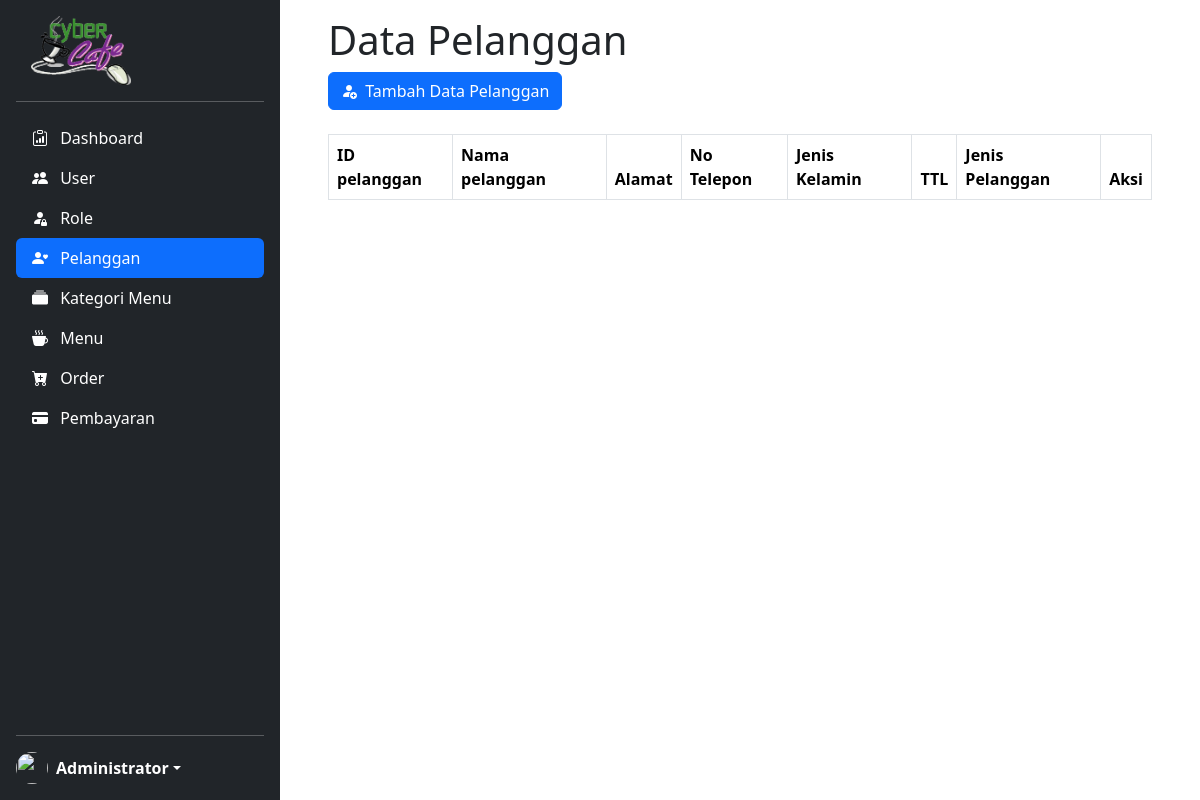
Before: /master-pelanggan.php (signed in) with the older database file.
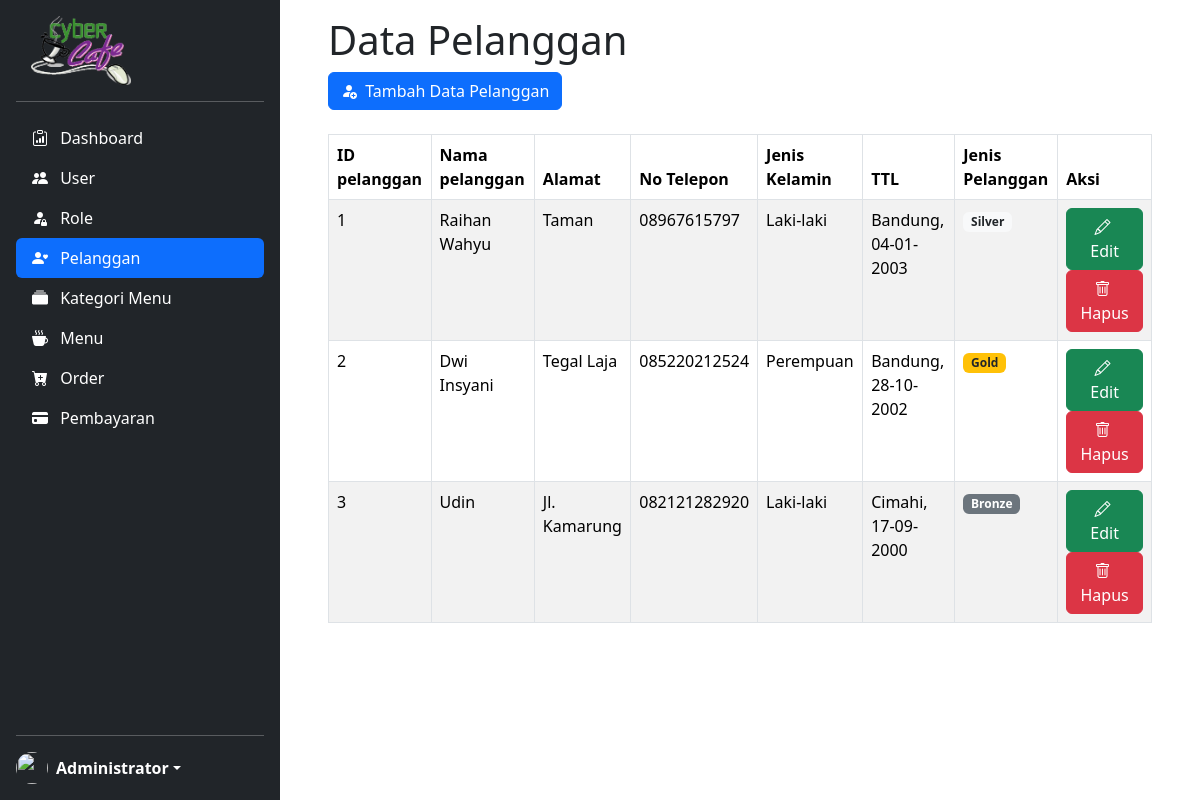
After: the same page with the newer database file.
### tables this page shows
CREATE TABLE `pelanggan` (
  `id_pelanggan` int(11) NOT NULL,
  `nama_pelanggan` varchar(30) NOT NULL,
  `alamat` text NOT NULL,
  `no_telepon` varchar(13) NOT NULL,
  `jenis_kelamin` enum('Laki-laki','Perempuan') NOT NULL,
  `tempat_lahir` varchar(20) NOT NULL,
  `tanggal_lahir` date NOT NULL,
  `jenis_pelanggan` enum('Gold','Silver','Bronze') NOT NULL
);

### master-pelanggan.php (the view, shortened to what this page needs)
<!DOCTYPE html>
<html>
<head>
    <?php
	include "header.php";
	?>
</head>
<body>
    <main id="fullpage">
        <?php
        include "sidebar.php";
        ?>
        <div class="container pt-3 me-0 pe-5 ps-5 scrollarea">
            <div class="row">
                <div class="col">
                    <h1>Data Pelanggan</h1>
                    <a href="tambah-pelanggan.php" class="btn btn-primary"><i class="bi-person-fill-add me-1"></i> Tambah Data Pelanggan</a><br>
                    <?php
                        $sql = "SELECT * FROM pelanggan";
                        $pelanggan = mysqli_query($conn, $sql);
                    ?>
                    <br>
                    <table class="table table-bordered table-striped table-hover" id="data-pelanggan">
                        <thead>
                            <tr>
                                <th>ID pelanggan</th>
                                <th>Nama pelanggan</th>
                                <th>Alamat</th>
                                <th>No Telepon</th>
                                <th>Jenis Kelamin</th>
                                <th>TTL</th>
                                <th>Jenis Pelanggan</th>
                                <th>Aksi</th>
                            </tr>
                        </thead>
                        <tbody>
                            <?php foreach ($pelanggan as $row) :
                            if($row["jenis_pelanggan"]=='Bronze') $p='secondary';
                            else if($row["jenis_pelanggan"]=='Silver') $p='light text-dark';
                            else if($row["jenis_pelanggan"]=='Gold') $p='warning text-dark';
                            $tgl_lahir = strtotime($row["tanggal_lahir"]);
                            ?>
                        <tr>
                            <td><?= $row["id_pelanggan"]; ?></td>
                            <td><?= $row["nama_pelanggan"]; ?></td>
                            <td><?= $row["alamat"]; ?></td>
                            <td><?= $row["no_telepon"]; ?></td>
                            <td><?= $row["jenis_kelamin"]; ?></td>
                            <td><?= $row["tempat_lahir"]; ?>, <?= date('d-m-Y',$tgl_lahir); ?></td>
                            <td><span class="badge bg-<?=$p?>"><?= $row["jenis_pelanggan"]; ?></span></td>
                            <td>
                                <?php
                                    echo "<a href='ubah-pelanggan.php?id=$row[id_pelanggan]' class='btn btn-success'><i class='bi-pencil me-1'></i> Edit</a>";
                                ?>
                                <a href="hapus-pelanggan.php?id=<?=$row['id_pelanggan']; ?>" onclick = "return confirm ('Apakah yakin akan hapus pelanggan <?= $row['nama_pelanggan']; ?>?');" class='btn btn-danger'><i class='bi-trash me-1'></i> Hapus</a>
                            </td>
                        </tr>
                            <?php endforeach; ?>
                        </tbody>
                    </table>
                </div>
            </div>
        </div>
    </main>
</body>
</html>

### header.php (shortened to what this page needs)
<link href="css/bootstrap.min.css" rel="stylesheet">
<link href="css/dataTables.bootstrap5.min.css" rel="stylesheet">
<link href="css/style.css" rel="stylesheet">
<link href="css/bootstrap-icons.css" rel="stylesheet">

### sidebar.php (shortened to what this page needs)
<?php
function active($currect_page){
    $url_array =  explode('/', $_SERVER['REQUEST_URI']) ;
    $url = end($url_array);
    $pages = explode(",",$currect_page);
    foreach($pages as $page){
        if(stripos($url,$page) === 0){
            echo 'active';
        }
    }
}
?>
<div class="d-flex flex-column flex-shrink-0 p-3 text-white bg-dark" style="width: 280px;">
    <img src="logo.png" alt="" width="100" style="margin-left:15px;">
    <hr>
    <ul class="nav nav-pills flex-column mb-auto">
    <li>
        <?php if($_SESSION['id_role']==1){ ?>
            <a href="home.php" class="nav-link text-white <?php active('home'); ?>">
        <?php }else if($_SESSION['id_role']==2){ ?>
            <a href="home-manager.php" class="nav-link text-white <?php active('home-manager'); ?>">
        <?php }else if($_SESSION['id_role']==3){ ?>
            <a href="home-kasir.php" class="nav-link text-white <?php active('home-kasir'); ?>">
        <?php } ?>
        <i class="bi-clipboard-data me-2"></i>
        Dashboard
        </a>
    </li>
    <?php if($_SESSION['id_role']==1){ ?>
    <li>
        <a href="master-user.php" class="nav-link text-white <?php active('master-user,tambah-user,ubah-user'); ?>">
        <i class="bi-people-fill me-2"></i>
        User
        </a>
    </li>
    <li>
        <a href="master-role.php" class="nav-link text-white <?php active('master-role,tambah-role,ubah-role'); ?>">
        <i class="bi-person-fill-lock me-2"></i>
        Role
        </a>
    </li>
    <li>
        <a href="master-pelanggan.php" class="nav-link text-white <?php active('master-pelanggan,tambah-pelanggan,ubah-pelanggan'); ?>">
        <i class="bi-person-heart me-2"></i>
        Pelanggan
        </a>
    </li>
    <li>
        <a href="master-kategori.php" class="nav-link text-white <?php active('master-kategori,tambah-kategori,ubah-kategori'); ?>">
        <i class="bi-collection-fill me-2"></i>
        Kategori Menu
        </a>
    </li>
    <li>
        <a href="master-menu.php" class="nav-link text-white <?php active('master-menu,tambah-menu,ubah-menu'); ?>">
        <i class="bi-cup-hot-fill me-2"></i>
        Menu
        </a>
    </li>
    <?php } ?>
    <?php if($_SESSION['id_role']==1 || $_SESSION['id_role']==3){ ?>
    <li>
        <a href="transaksi-order.php" class="nav-link text-white <?php active('transaksi-order,tambah-order,detail-order'); ?>">
        <i class="bi-cart-plus-fill me-2"></i>
        Order
        </a>
    </li>
    <li>
        <a href="#" class="nav-link text-white <?php active('pembayaran'); ?>">
        <i class="bi-credit-card-fill me-2"></i>
        Pembayaran
        </a>
    </li>
    <?php } ?>
    </ul>
    <hr>
    <div class="dropdown">
    <a href="#" class="d-flex align-items-center text-white text-decoration-none dropdown-toggle" id="dropdownUser1" data-bs-toggle="dropdown" aria-expanded="false">
        <img src="https://github.com/mdo.png" alt="" width="32" height="32" class="rounded-circle me-2">
        <strong><?=$_SESSION['nama_user']?></strong>
    </a>
    </div>
</div>

### css/style.css (style rules this page uses)
body { min-height: 100vh; min-height: -webkit-fill-available; display: block; }
html { height: -webkit-fill-available; }
#fullpage { display: flex; flex-wrap: nowrap; height: 100vh; height: -webkit-fill-available; max-height: 100vh; overflow-x: auto; overflow-y: hidden; }
.scrollarea { overflow-y: auto; }

Changed rows visible on the page:
added pelanggan: id_pelanggan "1", nama_pelanggan "Raihan Wahyu", alamat "Taman", no_telepon "08967615797", jenis_kelamin "Laki-laki", tempat_lahir "Bandung", tanggal_lahir "04-01-2003", jenis_pelanggan "Silver"
added pelanggan: id_pelanggan "2", nama_pelanggan "Dwi Insyani", alamat "Tegal Laja", no_telepon "085220212524", jenis_kelamin "Perempuan", tempat_lahir "Bandung", tanggal_lahir "28-10-2002", jenis_pelanggan "Gold"
added pelanggan: id_pelanggan "3", nama_pelanggan "Udin", alamat "Jl. Kamarung", no_telepon "082121282920", jenis_kelamin "Laki-laki", tempat_lahir "Cimahi", tanggal_lahir "17-09-2000", jenis_pelanggan "Bronze"
